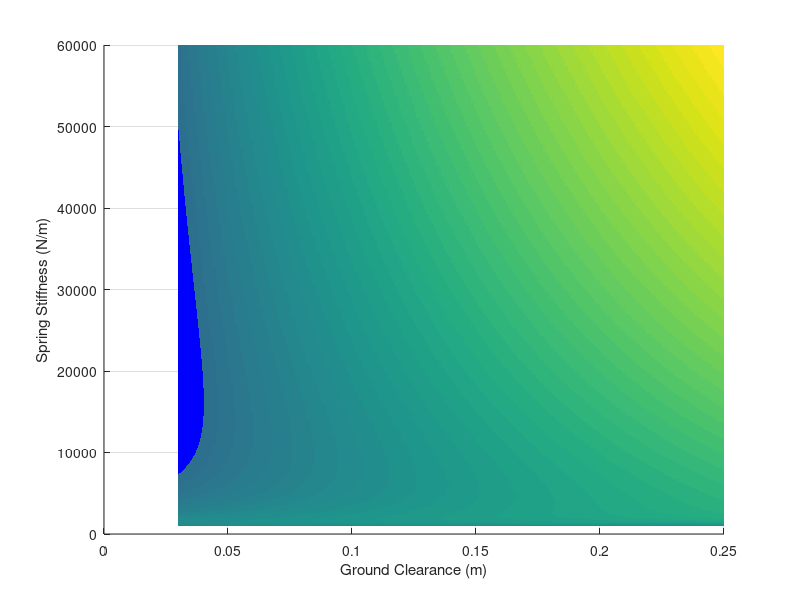

Recreate this plot in MATLAB. (Note: this script raises an error after producing the figure.)
%% Compute relationship between virtual spring constant, system energy, and max motor torques

% system params
max_allowed_torque = 450;
m = 60;
%m_counter = 24.05;
g_real = 9.803;
g = g_real;%(m-m_counter)/m*g_real;
d = 0.1;
l0_leg = 0.97; % leg length for computing l0_virtual
phi0 = 130*pi/180;
l0_virtual = sqrt(d^2+l0_leg^2-2*d*l0_leg*cos(phi0));

% search space
k_virtual = 1000:100:60000;
delta_y = 0.03:0.001:0.25;
motor_torque = zeros(length(k_virtual),length(delta_y));

% compute max motor torques
for i=1:length(delta_y)
    % Spring at max compression when all of potential is elastic energy
    a = 0.5.*k_virtual;
    b = -m*g;
    c = -m*g*delta_y(i);
    delta_l_virtual = (-b + sqrt(b^2 - 4.*a*c))./(2*a);
    F_l = k_virtual .* delta_l_virtual; 

    % compute leg geometry
    l_leg = (l0_virtual - d) - delta_l_virtual; % assume torso is level, leg at 180 degrees
    splay = 2*acos(l_leg);
    w = sin(splay/2);
    motor_torque(:,i) = (F_l .* w)/2;
end

% plot relationship
figure(100)
clf;
hold on;
surf(delta_y, k_virtual, motor_torque,'EdgeColor','none','LineStyle','none','FaceLighting','phong')
xlabel('Ground Clearance (m)');
ylabel('Spring Stiffness (N/m)');
zlabel('Peak Motor Torque (Nm)');
% plot plane of max allowed torque
patch([min(delta_y) max(delta_y) max(delta_y) min(delta_y)]',[min(k_virtual) min(k_virtual)  max(k_virtual) max(k_virtual)]',max_allowed_torque*ones(4,1),'b','EdgeColor','none','LineStyle','none');
grid on;
alpha(0.3);
hold off;
% plot contour at max allowed torque
figure(101);
contours = max_allowed_torque*[0.75 0.8 0.85 0.9 0.95 1.00];
contour(delta_y, k_virtual, motor_torque, contours);
%title(sprintf('Spring stiffness and compression at max torque = %f',max_allowed_torque));
xlabel('Ground Clearance (m)');
ylabel('Spring Stiffness (kN/m)');


%% Peak torque as a function
syms m g k y l0 real
tau_m = 0.5*(m*g + (m^2*g^2 + 2*k*m*g*y)^0.5)*sin(acos(l0 - (m*g + (m^2*g^2 + 2*k*m*g*y)^0.5)/k));
% solve for y (????)
% maximize

